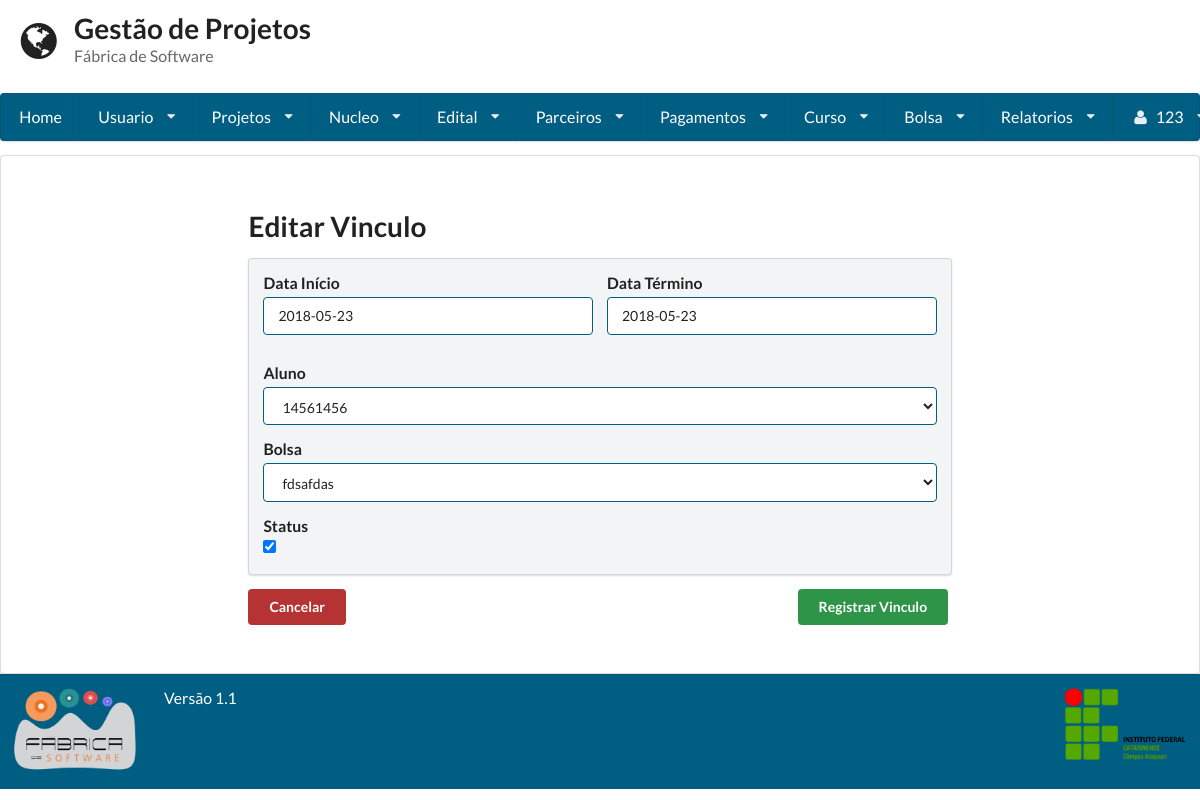
The app's page /editar_vinculo/1/ (signed in) with its own data.
### gestaoapp/models/vinculo.py (models this page shows, shortened)
class Vinculo(models.Model):
    status = models.BooleanField(default=True)
    dt_inicio = models.DateField(null=True, blank=True)
    dt_termino = models.DateField(null=True, blank=True)
    bolsa = models.ForeignKey(Bolsa, null=True, on_delete=models.CASCADE)
    usuario = models.ForeignKey(Usuario, null=True, on_delete=models.CASCADE)

### gestaoapp/views/vinculo.py (the view, shortened to what this page needs)
# urls.py: url(r'^editar_vinculo/(?P<vinculo_id>\d+)/$', CadastroVinculo.as_view(), name='editar_vinculo'),
class CadastroVinculo(LoginRequiredMixin, View):
    template = 'vinculo/cadastro.html'
    def get(self, request, vinculo_id):
        if vinculo_id:
            vinculo = Vinculo.objects.get(pk=vinculo_id)
            form = FormVinculo(instance=vinculo)
            editar = True
        else:
             form = FormVinculo()
             editar = False
             vinculo = None
        return render(request, self.template, {
            'form': form,
            'editar' : editar,
            'vinculo' : vinculo,
        })

### gestaoapp/forms/vinculo.py
class FormVinculo(forms.ModelForm):
    dt_inicio = forms.DateField(label='dt_inicio')
    dt_termino = forms.DateField(label='dt_termino')
    class Meta:
        model = Vinculo
        fields = '__all__'

### gestaoapp/models/bolsa.py (called while the page is built)
    def __unicode__(self):
        return self.codigo

### gestaoapp/templates/vinculo/cadastro.html (shortened to what this page needs)
{% extends 'base.html'%}
{% block conteudo%}
    {% if user.is_superuser %}
        <form method='POST'>
            <h1 class="ui header">
            {%if editar %}
                Editar Vinculo
            {% else %}
                Cadastrar Vinculo
            {%endif%}
            </h1>
            <div class="ui secondary segment">
            <div class="ui form">
                <div class="two fields field">
                    <div class="field">
                        <label>Data Início</label>
                        <div class="ui input">
                            {% if vinculo.dt_inicio %}
                                {{ form.dt_inicio }}
                            {% else %}
                                <input type="date" name="dt_inicio" placeholder="dd/mm/YYYY">
                            {% endif %}
                        </div>
                    </div>
                    <div class="field">
                        <label>Data Término</label>
                        <div class="ui input">
                            {% if vinculo.dt_termino %}
                                {{ form.dt_termino }}
                            {% else %}
                                <input type="date" name="dt_termino" placeholder="dd/mm/YYYY">
                            {% endif %}
                        </div>
                    </div>
                </div>
                <div class="field">
                    <label>Aluno</label>
                    {{ form.usuario }}
                </div>
                <div class="field">
                    <label>Bolsa</label>
                    {{ form.bolsa }}
                </div>
                <div class="field">
                    <label>Status</label>
                    {{ form.status }}
                </div>
            </div>
            </div>
                <input type="submit" value="Registrar Vinculo" class="ui submit button direita verde_escuro"/>
        </form>
        <a href='/consulta_edital/'><button class='ui red button'>Cancelar</button></a>
        </div>
    {%endif%}
{%endblock%}

### gestaoapp/templates/base.html (shortened to what this page needs)
<!doctype html>
<head>
    {% load staticfiles %}
    <link rel="stylesheet" href="{% static 'semantic-2.1/dist/semantic.css' %}"/>
    <link rel="stylesheet" href="{% static 'base.css' %}"/>
</head>
<body class="cor-fundo">
<header class="cabecalho">
    <div class="ui grid">
        <div class="row">
            <div class='twelve wide column'>
                <h1 class="ui header">
                    <i class='ui icon world'></i>
                    <div class="ui content">
                        Gestão de Projetos
                        <p class="sub header">
                            Fábrica de Software
                        </p>
                    </div>
                </h1>
            </div>
        </div>
        {% if user.is_authenticated %}
            <div class="computer only row">
                <nav class="ui large menu stackable"><a class="item" href="/home">Home</a>
                    <div class="ui dropdown item">Usuario<i class="dropdown icon"></i>
                    </div>
                    <div class="ui dropdown item">Projetos<i class="dropdown icon"></i>
                    </div>
                    <div class="ui dropdown item">Nucleo<i class="dropdown icon"></i>
                    </div>
                    <div class="ui dropdown item">Edital<i class="dropdown icon"></i>
                    </div>
                    <div class="ui dropdown item">Parceiros<i class="dropdown icon"></i>
                    </div>
                    <div class="ui dropdown item">Pagamentos<i class="dropdown icon"></i>
                    </div>
                    {% if user.is_superuser %}
                        <div class="ui dropdown item">Curso<i class="dropdown icon"></i>
                        </div>
                    {% endif %}
                    {% if user.is_superuser %}
                        <div class="ui dropdown item">Bolsa<i class="dropdown icon"></i>
                        </div>
                    {% endif %}
                    {% if user.is_superuser %}
                        <div class="ui dropdown item">Relatorios<i class="dropdown icon"></i>
                        </div>
                    {% endif %}
                    <div class="ui dropdown item right floated"><i class="user icon"></i>
                        {{ request.user.first_name }} <i class="dropdown icon"></i>
                    </div>
                </nav>
            </div>
        {% endif %}
    </div>
</header>
<article class="corpo ui segment cor-conteudo">
    <div class="ui grid">
        <div class="row">
            <div class="three wide column"></div>
            <div class="ten wide column">
                {% block conteudo %}
                {% endblock %}
            </div>
        </div>
</article>
<footer class="ui grid rodape verde_escuro">
    <div class="two wide column">
        <img class="ui small image" src="{% static 'fabrica.png' %}">
    </div>
    <div class=" twelve wide column">
        <label class="centered"> Versão 1.1 </label>
    </div>
    <div class="two wide column">
        <img class="ui small image" src="{% static 'ifc2.png' %}">
    </div>
</footer>
</body>
</html>

### static/base.css (style rules this page uses)
.direita { float: right; }
.ui.grid { margin: 0 !important; padding: 0 !important; }
.cabecalho { min-height: 16% !important; color: #005e83 !important; }
.cabecalho .grid { margin: 0 !important; padding: 0 !important; }
.corpo { min-height: 64.9% !important; }
.rodape { min-height: 11% !important; }
article { margin: 0 !important; }
.red { background-color: #B63333 !important; }
.verde_escuro { background: #005e83 !important; color: #FFFFFF !important; }
.ui.menu { width: 100% !important; background-color: #005e83 !important; }
.ui.menu > .item { color: #FFF !important; }
label { font-size: 1.125em !important; }
input { border-color: #005E83 !important; }
select { border-color: #005E83 !important; }
input.verde_escuro { background-color: #2E9447 !important; }

### records on screen
Vinculo: dt_inicio "2018-05-23", dt_termino "2018-05-23", usuario "14561456", bolsa "fdsafdas", status "☑"

### other values on screen
{{ request.user.first_name }} "123"
